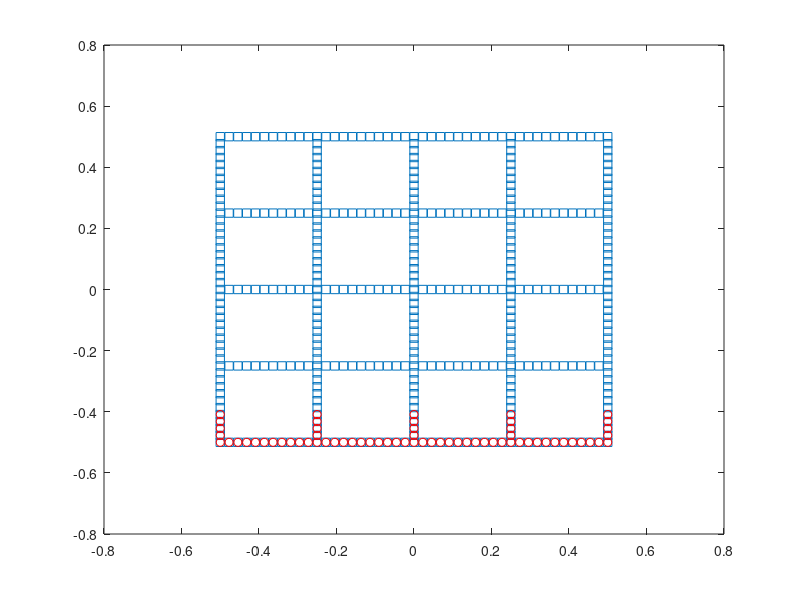

Write MATLAB code to recreate this figure.
clear all;
close all;
clc;

l1 = 1.0;
%l2 = 1.0;

n1 = 5;
%n2 = 11;

% delta = 0.001;

%nv1 = l1 / delta + 1;
%nv2 = l2 / delta + 1;

dl1 = l1 / (n1 - 1);
%dl2 = l2 / (n2 + 1);

bigNodes = zeros(3,2);

temp = 1;
for i = 1:n1
    for j = 1:n1
        
        %logo = 1;
        
%         if (i == 1 && j == 1)
%             logo = -1;
%         end
%         
%         if (i == 1 && j == n1)
%             logo = -1;
%         end
%         
%         if (i == n1 && j == 1)
%             logo = -1;
%         end
%         
%         if (i == n1 && j == n1)
%             logo = -1;
%         end
        
        %if (logo > 0)
            bigNodes(temp,1) = dl1 * (j-1) - l1 / 2;
            bigNodes(temp,2) = dl1 * (i-1) - l1 / 2;
            temp = temp + 1;
        %end
    end
end

step = 1

%figure(1)
%hold on;

%plot(bigNodes(:,1),bigNodes(:,2),'o');

maxEdge = abs(dl1 * n1 - l1 / 2);

[totalBigNode, ~] = size(bigNodes);

stretchIndex = zeros(3,2);
temp = 1;
for i = 1:totalBigNode
    for j = i+1:totalBigNode
        
        node1 = bigNodes(i,:);
        node2 = bigNodes(j,:);
        
        logo = 1;
        
%         if ( abs(node1(1)-maxEdge) < 1e-3 && abs(node2(1)-maxEdge) < 1e-3 )
%             logo = -1;
%         end
%         
%         if ( abs(node1(1)+maxEdge) < 1e-3 && abs(node2(1)+maxEdge) < 1e-3 )
%             logo = -1;
%         end
%         
%         if ( abs(node1(2)-maxEdge) < 1e-3 && abs(node2(2)-maxEdge) < 1e-3 )
%             logo = -1;
%         end
%         
%         if ( abs(node1(2)+maxEdge) < 1e-3 && abs(node2(2)+maxEdge) < 1e-3 )
%             logo = -1;
%         end
        
        if ( abs(norm(node1 - node2) - dl1) < 1e-3 && logo > 0)
            stretchIndex(temp,1) = i;
            stretchIndex(temp,2) = j;
            temp = temp + 1;
        end
       
    end
end

step = 2

[stretchNum, ~] = size(stretchIndex);

% for i = 1:stretchNum
%     
%     node1 = bigNodes(stretchIndex(i,1),:);
%     node2 = bigNodes(stretchIndex(i,2),:);
%     
%     plot([node1(1) node2(1)],[node1(2) node2(2)],'r-');
% 
% end

[totalBigNode, ~] = size(bigNodes);
temp = totalBigNode + 1;

insideNode = 10;
delta = dl1 / (insideNode + 1);

nodes = bigNodes;
for i = 1:stretchNum
    node1 = bigNodes(stretchIndex(i,1),:);
    node2 = bigNodes(stretchIndex(i,2),:);
    
    t = (node2 - node1) / norm(node2 - node1);
    
    for j = 1:insideNode
        localNode = node1 + t * j * delta;
        
        nodes(temp,1) = localNode(1);
        nodes(temp,2) = localNode(2);
        temp = temp + 1;
    end
end


step = 3

%plot(nodes(:,1),nodes(:,2),'s');
[nv,~] =size(nodes);

stretchIndex = zeros(3,2);
temp = 1;
for i = 1:nv
    for j = i+1:nv
        
        node1 = nodes(i,:);
        node2 = nodes(j,:);
       
        if ( abs(norm(node1 - node2) - delta) < 1e-3)
            stretchIndex(temp,1) = i;
            stretchIndex(temp,2) = j;
           
            temp = temp + 1;
        end
       
    end
end

step = 4

%figure(2)
%hold on;

[stretchNum, ~] = size(stretchIndex);

% for i = 1:stretchNum
%     
%     node1 = nodes(stretchIndex(i,1),:);
%     node2 = nodes(stretchIndex(i,2),:);
%     
%     plot([node1(1) node2(1)],[node1(2) node2(2)],'r-');
% 
% end


bendingIndex = zeros(3,3);
temp = 1;
for i = 1:stretchNum
    for j = i+1:stretchNum
        stretchIndex1 = stretchIndex(i,:);
        stretchIndex2 = stretchIndex(j,:);
        
        if (stretchIndex1(1) == stretchIndex2(1))
            bendingIndex(temp,1) = stretchIndex1(2);
            bendingIndex(temp,2) = stretchIndex1(1);
            bendingIndex(temp,3) = stretchIndex2(2);
            
            temp = temp + 1;
        end
        
        if (stretchIndex1(1) == stretchIndex2(2))
            bendingIndex(temp,1) = stretchIndex1(2);
            bendingIndex(temp,2) = stretchIndex1(1);
            bendingIndex(temp,3) = stretchIndex2(1);
            
            temp = temp + 1;
        end
        
        if (stretchIndex1(2) == stretchIndex2(1))
            bendingIndex(temp,1) = stretchIndex1(1);
            bendingIndex(temp,2) = stretchIndex1(2);
            bendingIndex(temp,3) = stretchIndex2(2);
            
            temp = temp + 1;
        end
        
        if (stretchIndex1(2) == stretchIndex2(2))
            bendingIndex(temp,1) = stretchIndex1(1);
            bendingIndex(temp,2) = stretchIndex1(2);
            bendingIndex(temp,3) = stretchIndex2(1);
           
            temp = temp + 1;
        end
        
    end
end

plot(nodes(:,1),nodes(:,2),'s');
hold on

[nv,~] = size(nodes);

fixIndex = zeros(3,1);
temp = 1;
for i = 1:nv
    
    xx = nodes(i,1);
    yy = nodes(i,2);
    
    if (yy < -0.4)
        fixIndex(temp) = i;
        temp = temp + 1;
    end
end

plot(nodes(fixIndex,1),nodes(fixIndex,2),'ro');


dlmwrite('nodesInput.txt',nodes,'delimiter',' ');
dlmwrite('edgeInput.txt',stretchIndex-1,'delimiter',' ');
dlmwrite('bendingInput.txt',bendingIndex-1,'delimiter',' ');
dlmwrite('constraint.txt',fixIndex-1,'delimiter',' ');
